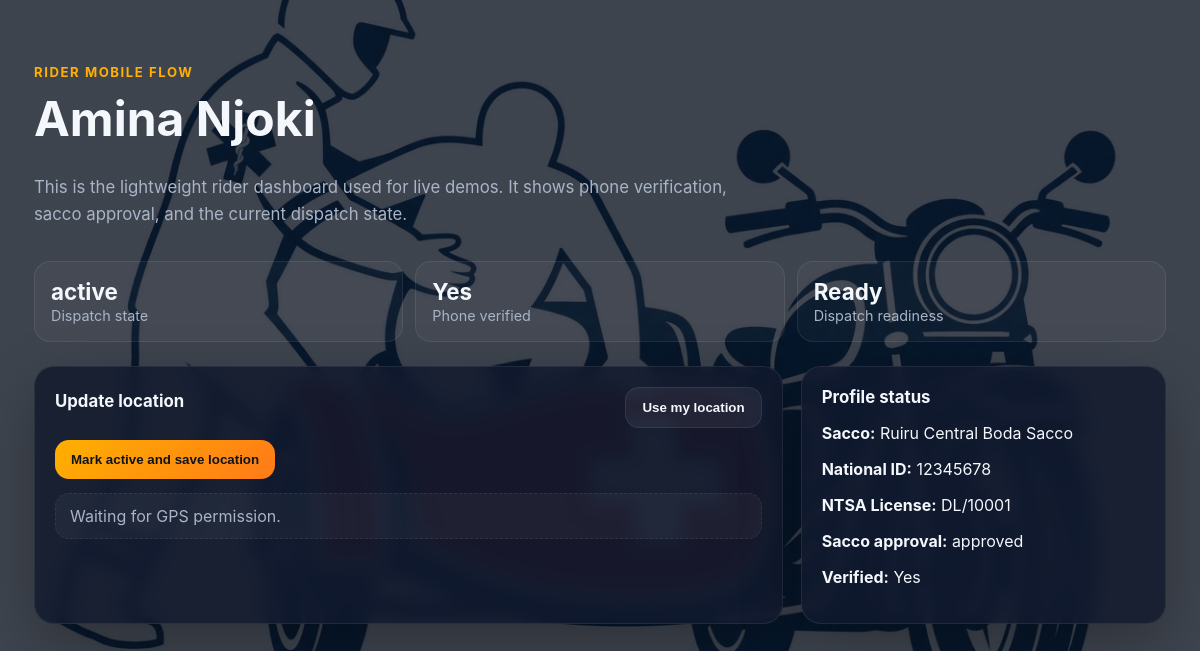
The app's page /riders/1/mobile/ with its own data.
### dispatch/models.py (models this page shows, shortened)
class RiderProfile(models.Model):
    class DispatchStatus(models.TextChoices):
        ACTIVE = "active", "Active"
        INACTIVE = "inactive", "Inactive"
    class SaccoApprovalStatus(models.TextChoices):
        PENDING = "pending", "Pending"
        APPROVED = "approved", "Approved"
        REJECTED = "rejected", "Rejected"
    national_id_validator = RegexValidator(regex=r"^\d{8}$", message="National ID number must be exactly 8 digits.")
    license_validator = RegexValidator(
        regex=r"^[A-Z0-9/-]{5,20}$",
        message="NTSA license number must be a valid alphanumeric code.",
    )
    user = models.OneToOneField(User, null=True, blank=True, on_delete=models.SET_NULL, related_name="rider_profile")
    full_name = models.CharField(max_length=120)
    phone_number = models.CharField(max_length=32, unique=True)
    national_id = models.CharField(max_length=8, unique=True, validators=[national_id_validator])
    ntsa_license_number = models.CharField(max_length=32, unique=True, validators=[license_validator])
    sacco = models.ForeignKey(Sacco, null=True, blank=True, on_delete=models.SET_NULL, related_name="riders")
    latitude = models.DecimalField(max_digits=9, decimal_places=6)
    longitude = models.DecimalField(max_digits=9, decimal_places=6)
    status = models.CharField(
        max_length=16,
        choices=DispatchStatus.choices,
        default=DispatchStatus.INACTIVE,
    )
    sacco_approval_status = models.CharField(
        max_length=16,
        choices=SaccoApprovalStatus.choices,
        default=SaccoApprovalStatus.PENDING,
    )
    is_phone_verified = models.BooleanField(default=False)
    is_verified = models.BooleanField(default=False)
    is_trained_first_aid = models.BooleanField(default=False)
    profile_photo = models.FileField(upload_to="rider-documents/photos/", blank=True)
    certificate_of_good_conduct = models.FileField(upload_to="rider-documents/good-conduct/", blank=True)
    sacco_membership_card = models.FileField(upload_to="rider-documents/sacco-cards/", blank=True)
    last_seen_at = models.DateTimeField(auto_now=True)
    created_at = models.DateTimeField(auto_now_add=True)
    updated_at = models.DateTimeField(auto_now=True)
    class Meta:
        ordering = ["-last_seen_at", "full_name"]
    @property
    def is_dispatch_ready(self) -> bool:
        return (
            self.status == self.DispatchStatus.ACTIVE
            and self.is_phone_verified
            and self.is_verified
            and self.sacco_approval_status == self.SaccoApprovalStatus.APPROVED
        )
    @property
    def dispatch_status(self) -> str:
        return self.status
    @property
    def sacco_name(self) -> str:
        return self.sacco.name if self.sacco else ""

class Sacco(models.Model):
    name = models.CharField(max_length=160, unique=True)
    slug = models.SlugField(max_length=180, unique=True, blank=True)
    chairman_name = models.CharField(max_length=120)
    chairman_phone = models.CharField(max_length=32, blank=True)
    access_token = models.CharField(max_length=64, unique=True, blank=True)
    is_active = models.BooleanField(default=True)
    created_at = models.DateTimeField(auto_now_add=True)
    class Meta:
        ordering = ["name"]

### dispatch/views.py (the view, shortened to what this page needs)
# urls.py: path("riders/<int:rider_id>/mobile/", views.rider_mobile_dashboard, name="rider_mobile_dashboard"),
@require_http_methods(["GET", "POST"])
def rider_mobile_dashboard(request, rider_id: int):
    rider = get_object_or_404(Rider.objects.select_related("sacco"), pk=rider_id)
    return render(request, "dispatch/rider_mobile.html", {"rider": rider})

### templates/dispatch/rider_mobile.html (shortened to what this page needs)
{% extends "dispatch/base.html" %}
{% block content %}
<section class="hero">
  <div class="eyebrow">Rider mobile flow</div>
  <h1>{{ rider.full_name }}</h1>
  <p class="subhead">
    This is the lightweight rider dashboard used for live demos. It shows phone verification, sacco approval, and the current dispatch state.
  </p>
  <div class="stats">
    <div class="stat"><strong>{{ rider.status }}</strong><span>Dispatch state</span></div>
    <div class="stat"><strong>{% if rider.is_phone_verified %}Yes{% else %}No{% endif %}</strong><span>Phone verified</span></div>
    <div class="stat"><strong>{% if rider.is_dispatch_ready %}Ready{% else %}Pending{% endif %}</strong><span>Dispatch readiness</span></div>
  </div>
</section>
<div class="grid">
  <div class="card col-8">
    <div class="panel-head">
      <h2 class="panel-title">Update location</h2>
      <button class="button secondary" type="button" id="share-location-btn">Use my location</button>
    </div>
    <form method="post" class="stack-form">
      <button type="submit" name="mark_active" value="1">Mark active and save location</button>
    </form>
    <div class="split-output" id="rider-location-output">Waiting for GPS permission.</div>
  </div>
  <div class="card col-4">
    <h2 class="panel-title">Profile status</h2>
    <p><strong>Sacco:</strong> {{ rider.sacco_name|default:"Unassigned" }}</p>
    <p><strong>National ID:</strong> {{ rider.national_id }}</p>
    <p><strong>NTSA License:</strong> {{ rider.ntsa_license_number }}</p>
    <p><strong>Sacco approval:</strong> {{ rider.sacco_approval_status }}</p>
    <p><strong>Verified:</strong> {% if rider.is_verified %}Yes{% else %}Pending admin review{% endif %}</p>
  </div>
</div>
{% endblock %}

### records on screen
RiderProfile: full_name "Amina Njoki", status "active", sacco_name "Ruiru Central Boda Sacco", national_id "12345678", ntsa_license_number "DL/10001", sacco_approval_status "approved"
